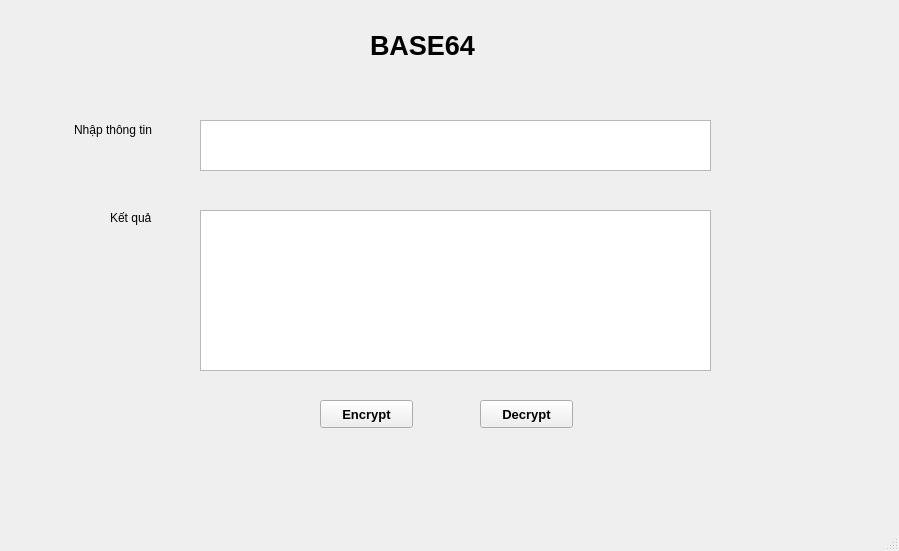
<?xml version="1.0" encoding="UTF-8"?>
<ui version="4.0">
 <class>MainWindow</class>
 <widget class="QMainWindow" name="MainWindow">
  <property name="geometry">
   <rect>
    <x>0</x>
    <y>0</y>
    <width>899</width>
    <height>551</height>
   </rect>
  </property>
  <property name="windowTitle">
   <string>MainWindow</string>
  </property>
  <widget class="QWidget" name="centralwidget">
   <widget class="QLabel" name="label">
    <property name="geometry">
     <rect>
      <x>370</x>
      <y>20</y>
      <width>141</width>
      <height>51</height>
     </rect>
    </property>
    <property name="font">
     <font>
      <pointsize>20</pointsize>
      <weight>75</weight>
      <bold>true</bold>
     </font>
    </property>
    <property name="text">
     <string>BASE64</string>
    </property>
   </widget>
   <widget class="QLabel" name="label_2">
    <property name="geometry">
     <rect>
      <x>74</x>
      <y>120</y>
      <width>91</width>
      <height>20</height>
     </rect>
    </property>
    <property name="text">
     <string>Nhập thông tin</string>
    </property>
   </widget>
   <widget class="QLabel" name="label_3">
    <property name="geometry">
     <rect>
      <x>110</x>
      <y>210</y>
      <width>55</width>
      <height>16</height>
     </rect>
    </property>
    <property name="text">
     <string>Kết quả</string>
    </property>
   </widget>
   <widget class="QTextEdit" name="plainTextEdit_input">
    <property name="geometry">
     <rect>
      <x>200</x>
      <y>120</y>
      <width>511</width>
      <height>51</height>
     </rect>
    </property>
   </widget>
   <widget class="QTextEdit" name="plainTextEdit_output">
    <property name="geometry">
     <rect>
      <x>200</x>
      <y>210</y>
      <width>511</width>
      <height>161</height>
     </rect>
    </property>
   </widget>
   <widget class="QPushButton" name="btn_encrypt">
    <property name="geometry">
     <rect>
      <x>320</x>
      <y>400</y>
      <width>93</width>
      <height>28</height>
     </rect>
    </property>
    <property name="font">
     <font>
      <pointsize>10</pointsize>
      <weight>75</weight>
      <bold>true</bold>
     </font>
    </property>
    <property name="text">
     <string>Encrypt</string>
    </property>
   </widget>
   <widget class="QPushButton" name="btn_decrypt">
    <property name="geometry">
     <rect>
      <x>480</x>
      <y>400</y>
      <width>93</width>
      <height>28</height>
     </rect>
    </property>
    <property name="font">
     <font>
      <pointsize>10</pointsize>
      <weight>75</weight>
      <bold>true</bold>
     </font>
    </property>
    <property name="text">
     <string>Decrypt</string>
    </property>
   </widget>
  </widget>
  <widget class="QMenuBar" name="menubar">
   <property name="geometry">
    <rect>
     <x>0</x>
     <y>0</y>
     <width>899</width>
     <height>26</height>
    </rect>
   </property>
  </widget>
  <widget class="QStatusBar" name="statusbar"/>
 </widget>
 <resources/>
 <connections/>
</ui>
